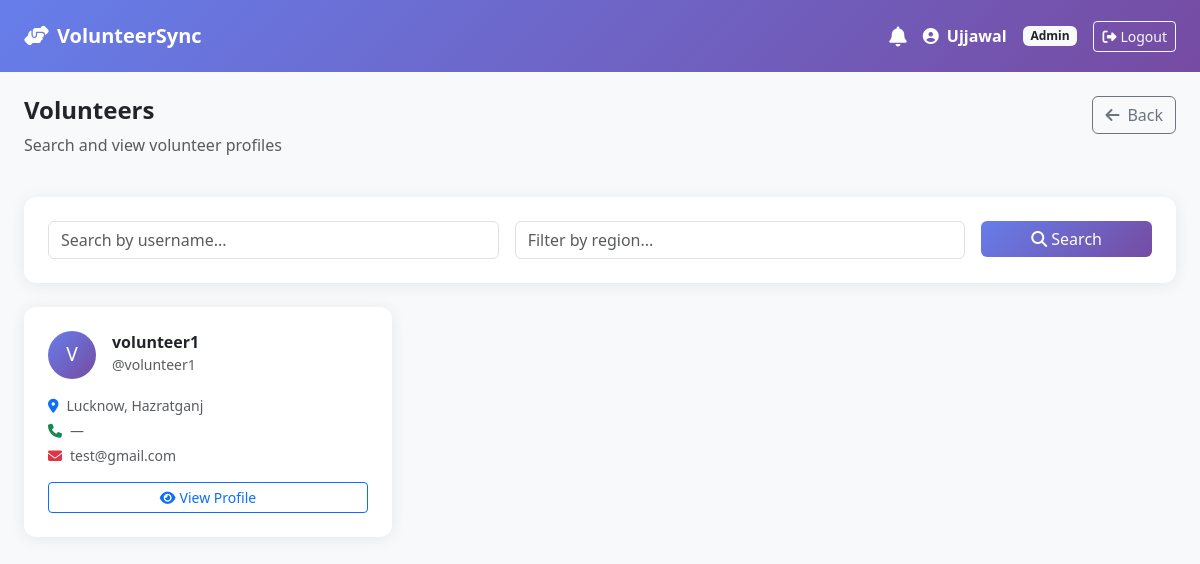
The app's page /volunteers/ (signed in), older data.
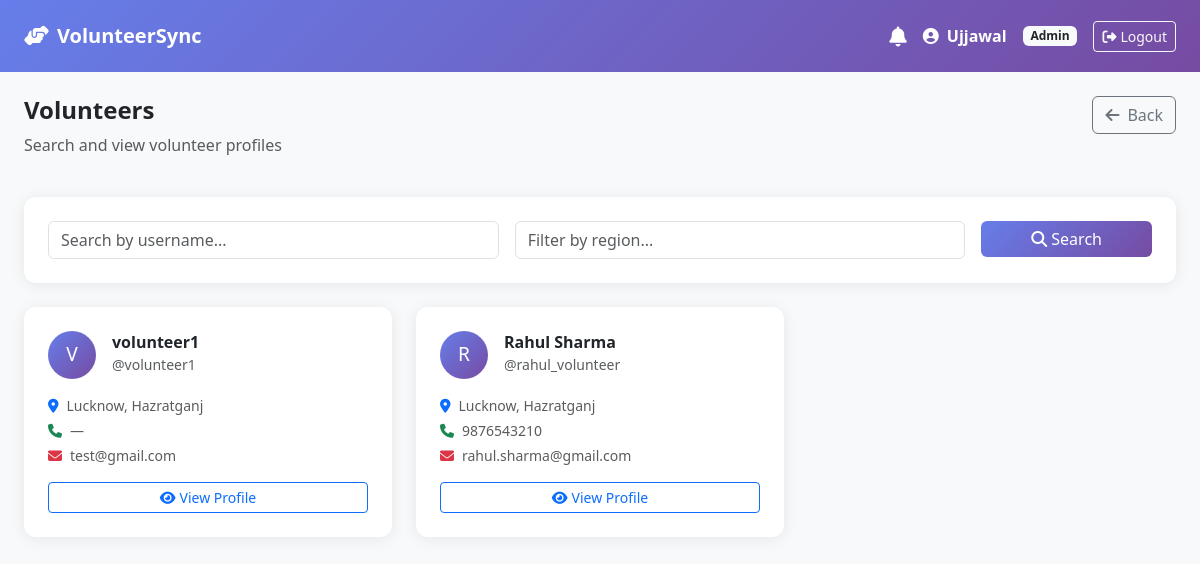
The same page, newer data.
### core/models.py (models this page shows)
class User(AbstractUser):
    ROLE_CHOICES = [('admin', 'Admin'), ('volunteer', 'Volunteer')]
    role = models.CharField(max_length=20, choices=ROLE_CHOICES, default='volunteer')
    region = models.CharField(max_length=100, blank=True)
    area = models.CharField(max_length=100, blank=True)
    phone = models.CharField(max_length=15, blank=True)

### core/views.py (the view)
# urls.py: path('volunteers/', views.volunteer_list, name='volunteer_list'),
@login_required
def volunteer_list(request):
    if request.user.role != 'admin':
        return redirect('dashboard')
    query = request.GET.get('q', '')
    region = request.GET.get('region', '')
    volunteers = User.objects.filter(role='volunteer')
    if query:
        volunteers = volunteers.filter(username__icontains=query)
    if region:
        volunteers = volunteers.filter(region__icontains=region)
    return render(request, 'volunteer_list.html', {'volunteers': volunteers, 'query': query, 'region': region})

### core/templates/volunteer_list.html
{% extends 'base.html' %}
{% block content %}
<div class="row mb-4">
    <div class="col">
        <h4 class="fw-bold text-dark">Volunteers</h4>
        <p class="text-muted">Search and view volunteer profiles</p>
    </div>
    <div class="col-auto">
        <a href="{% url 'dashboard' %}" class="btn btn-outline-secondary">
            <i class="fas fa-arrow-left me-2"></i>Back
        </a>
    </div>
</div>
<div class="card p-4 mb-4">
    <form method="GET" class="row g-3">
        <div class="col-md-5">
            <input type="text" name="q" value="{{ query }}"
                   class="form-control" placeholder="Search by username...">
        </div>
        <div class="col-md-5">
            <input type="text" name="region" value="{{ region }}"
                   class="form-control" placeholder="Filter by region...">
        </div>
        <div class="col-md-2">
            <button type="submit" class="btn btn-primary w-100">
                <i class="fas fa-search me-1"></i>Search
            </button>
        </div>
    </form>
</div>
{% if volunteers %}
<div class="row">
    {% for v in volunteers %}
    <div class="col-md-4 mb-4">
        <div class="card p-4 h-100">
            <div class="d-flex align-items-center mb-3">
                <div class="rounded-circle bg-primary text-white d-flex align-items-center
                            justify-content-center me-3"
                     style="width:48px;height:48px;font-size:1.2rem;background:linear-gradient(135deg,#667eea,#764ba2)!important;">
                    {{ v.username|first|upper }}
                </div>
                <div>
                    <h6 class="fw-bold mb-0">{{ v.get_full_name|default:v.username }}</h6>
                    <small class="text-muted">@{{ v.username }}</small>
                </div>
            </div>
            <div class="text-muted small mb-3">
                <div><i class="fas fa-map-marker-alt me-2 text-primary"></i>{{ v.region|default:"—" }}, {{ v.area|default:"—" }}</div>
                <div class="mt-1"><i class="fas fa-phone me-2 text-success"></i>{{ v.phone|default:"—" }}</div>
                <div class="mt-1"><i class="fas fa-envelope me-2 text-danger"></i>{{ v.email|default:"—" }}</div>
            </div>
            <a href="{% url 'volunteer_detail' v.pk %}" class="btn btn-outline-primary btn-sm mt-auto">
                <i class="fas fa-eye me-1"></i>View Profile
            </a>
        </div>
    </div>
    {% endfor %}
</div>
{% else %}
<div class="card p-5 text-center text-muted">
    <i class="fas fa-users fa-3x mb-3"></i>
    <p>No volunteers found.</p>
</div>
{% endif %}
{% endblock %}

### core/templates/base.html (shortened to what this page needs)
<!DOCTYPE html>
<html lang="en">
<head>
    <link href="https://cdn.jsdelivr.net/npm/bootstrap@5.3.0/dist/css/bootstrap.min.css" rel="stylesheet">
    <link href="https://cdnjs.cloudflare.com/ajax/libs/font-awesome/6.4.0/css/all.min.css" rel="stylesheet">
</head>
<body>
{% if user.is_authenticated %}
<nav class="navbar navbar-expand-lg navbar-dark px-4 py-3">
    <a class="navbar-brand fw-bold fs-5" href="{% url 'dashboard' %}">
        <i class="fas fa-hands-helping me-2"></i>VolunteerSync
    </a>
    <div class="ms-auto d-flex align-items-center gap-3">
        <div class="position-relative">
            <a href="{% url 'notifications' %}" class="text-white text-decoration-none">
                <i class="fas fa-bell fa-lg"></i>
            </a>
        </div>
        <span class="text-white fw-semibold">
            <i class="fas fa-user-circle me-1"></i>
            {{ user.get_full_name|default:user.username }}
        </span>
        <span class="badge bg-light text-dark">{{ user.role|title }}</span>
        <a href="{% url 'logout' %}" class="btn btn-outline-light btn-sm">
            <i class="fas fa-sign-out-alt me-1"></i>Logout
        </a>
    </div>
</nav>
{% endif %}
<div class="container-fluid px-4 mt-4">
    {% block content %}{% endblock %}
</div>
</body>
</html>

### core/templates/base.html (style rules this page uses)
body { background-color: #f8f9fa; font-family: 'Segoe UI', sans-serif; }
.navbar { background: linear-gradient(135deg, #667eea 0%, #764ba2 100%); }
.card { border: none; box-shadow: 0 2px 15px rgba(0,0,0,0.08); border-radius: 12px; }
.btn-primary { background: linear-gradient(135deg, #667eea 0%, #764ba2 100%); border: none; }

Row changes from the older to the newer data that the page shows:
added User: username|first "R", get_full_name "Rahul Sharma", username "rahul_volunteer", region "Lucknow", area "Hazratganj", phone "9876543210", email "rahul.sharma@gmail.com"
